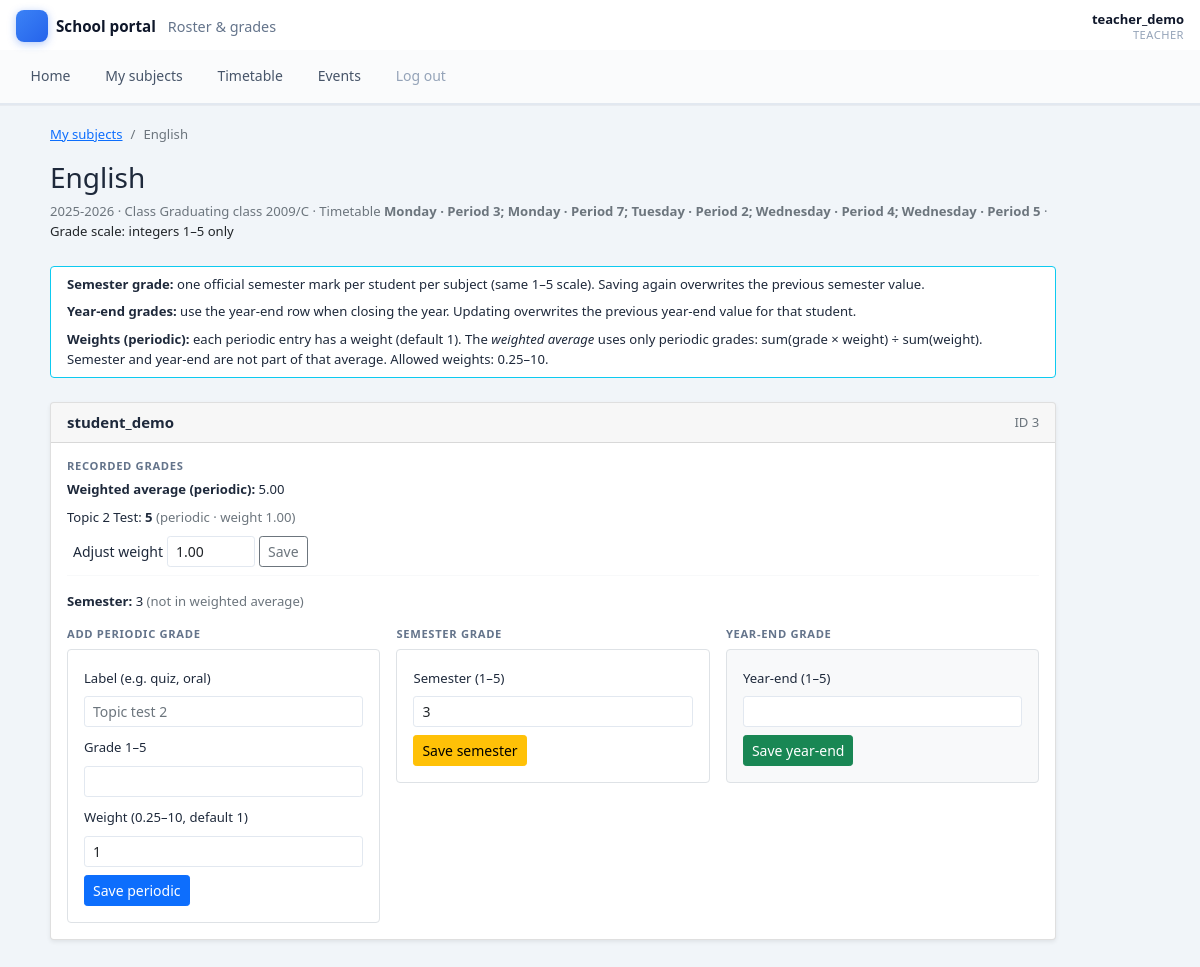
The app's page /teacher_assignment.php?assignment_id=2&year_id=1 (signed in) with its own data.
### tables this page shows
CREATE TABLE IF NOT EXISTS `class_subject_assignments` (
  `id` int UNSIGNED NOT NULL AUTO_INCREMENT,
  `academic_year_id` int UNSIGNED NOT NULL,
  `class_id` int UNSIGNED NOT NULL,
  `subject_id` int UNSIGNED NOT NULL,
  `teacher_user_id` int NOT NULL COMMENT 'Must match users.id type (signed INT)',
  `timetable_day` tinyint UNSIGNED NOT NULL DEFAULT '0' COMMENT '0 unset; 1=Mon .. 7=Sun',
  `timetable_slot` tinyint UNSIGNED NOT NULL DEFAULT '0' COMMENT '0 unset; 1ÔÇô12 period',
  `created_at` timestamp NOT NULL DEFAULT CURRENT_TIMESTAMP,
  PRIMARY KEY (`id`),
  UNIQUE KEY `uq_assignment` (`academic_year_id`,`class_id`,`subject_id`),
  KEY `idx_assignment_teacher_year` (`teacher_user_id`,`academic_year_id`),
  KEY `idx_assignment_class_year` (`class_id`,`academic_year_id`),
  KEY `fk_csa_subject` (`subject_id`)
);

CREATE TABLE IF NOT EXISTS `subjects` (
  `id` int UNSIGNED NOT NULL AUTO_INCREMENT,
  `title` varchar(160) NOT NULL,
  `description` text,
  `required_books` text,
  `lessons_outline` text COMMENT 'Topics / lesson structure',
  `created_at` timestamp NOT NULL DEFAULT CURRENT_TIMESTAMP,
  PRIMARY KEY (`id`),
  UNIQUE KEY `uq_subjects_title` (`title`)
);

CREATE TABLE IF NOT EXISTS `academic_years` (
  `id` int UNSIGNED NOT NULL AUTO_INCREMENT,
  `label` varchar(32) NOT NULL COMMENT 'e.g. 2025-2026',
  `date_start` date NOT NULL,
  `date_end` date NOT NULL,
  `is_current` tinyint(1) NOT NULL DEFAULT '0',
  `created_at` timestamp NOT NULL DEFAULT CURRENT_TIMESTAMP,
  PRIMARY KEY (`id`),
  UNIQUE KEY `uq_academic_years_label` (`label`)
);

CREATE TABLE IF NOT EXISTS `classes` (
  `id` int UNSIGNED NOT NULL AUTO_INCREMENT,
  `start_date` date NOT NULL COMMENT 'Class cohort start',
  `class_code` varchar(32) NOT NULL COMMENT 'e.g. 2009/C',
  `display_name` varchar(128) DEFAULT NULL,
  `created_at` timestamp NOT NULL DEFAULT CURRENT_TIMESTAMP,
  PRIMARY KEY (`id`),
  UNIQUE KEY `uq_class_identity` (`start_date`,`class_code`)
);

CREATE TABLE IF NOT EXISTS `users` (
  `id` int NOT NULL AUTO_INCREMENT,
  `username` varchar(50) NOT NULL,
  `password` varchar(255) NOT NULL,
  `role` enum('student','teacher','administrator','super_administrator') NOT NULL DEFAULT 'student',
  `created_at` timestamp NULL DEFAULT CURRENT_TIMESTAMP,
  `is_active` tinyint(1) NOT NULL DEFAULT '1' COMMENT '0 = blocked from login',
  PRIMARY KEY (`id`),
  UNIQUE KEY `username` (`username`)
);

CREATE TABLE IF NOT EXISTS `grades` (
  `id` int UNSIGNED NOT NULL AUTO_INCREMENT,
  `class_subject_assignment_id` int UNSIGNED NOT NULL,
  `student_user_id` int NOT NULL COMMENT 'Must match users.id type (signed INT)',
  `grade_value` varchar(32) NOT NULL,
  `weight` decimal(6,2) NOT NULL DEFAULT '1.00' COMMENT 'Relative importance in weighted periodic average',
  `grade_type` enum('periodic','year_end','semester') NOT NULL,
  `label` varchar(64) DEFAULT NULL COMMENT 'e.g. oral, test — for periodic entries',
  `entered_by_user_id` int NOT NULL COMMENT 'Must match users.id type (signed INT)',
  `created_at` timestamp NOT NULL DEFAULT CURRENT_TIMESTAMP,
  `updated_at` timestamp NULL DEFAULT NULL ON UPDATE CURRENT_TIMESTAMP,
  PRIMARY KEY (`id`),
  KEY `idx_grades_student_assignment` (`student_user_id`,`class_subject_assignment_id`),
  KEY `idx_grades_assignment` (`class_subject_assignment_id`),
  KEY `fk_grade_entered_by` (`entered_by_user_id`)
);

### teacher_assignment.php (the view, shortened to what the rows shown need)
<?php
require_once __DIR__ . '/includes/authz.php';
require_once __DIR__ . '/dbConnect.php';
require_once __DIR__ . '/includes/teacher_data.php';
require_once __DIR__ . '/includes/grade_weights.php';
require_once __DIR__ . '/includes/timetable_slots.php';
$tid = (int) current_user_id();
$assignmentId = (int) ($_GET['assignment_id'] ?? 0);
$assign = teacher_assignment_for_teacher($mysqli, $tid, $assignmentId);
$ttSlots = timetable_slots_list($mysqli, $assignmentId);
$ttHdr = timetable_slots_summary_string($ttSlots);
$yearId = (int) $assign['academic_year_id'];
$classId = (int) $assign['class_id'];
$rosterTotal = teacher_roster_count($mysqli, $classId, $yearId);
$rosterPage = max(1, (int) ($_GET['page'] ?? 1));
$roster = teacher_roster_page($mysqli, $classId, $yearId, $rosterPage);
$grades = teacher_grades_for_assignment($mysqli, $assignmentId);
$gradesByStudent = [];
foreach ($grades as $g) {
    $sid = (int) $g['student_user_id'];
    if (!isset($gradesByStudent[$sid])) {
        $gradesByStudent[$sid] = ['periodic' => [], 'year_end' => null, 'semester' => null];
    }
    $gt = (string) $g['grade_type'];
    if ($gt === 'year_end') {
        $gradesByStudent[$sid]['year_end'] = $g;
    } elseif ($gt === 'semester') {
        $gradesByStudent[$sid]['semester'] = $g;
    } elseif ($gt === 'periodic') {
        $gradesByStudent[$sid]['periodic'][] = $g;
    }
}
?>
<div class="row">
  <div class="col-lg-11">
    <nav aria-label="breadcrumb">
      <ol class="breadcrumb small">
        <li class="breadcrumb-item"><a href="teacher_assignments.php<?php echo teacher_year_q($yearId); ?>">My subjects</a></li>
        <li class="breadcrumb-item active"><?php echo htmlspecialchars((string) $assign['subject_title'], ENT_QUOTES, 'UTF-8'); ?></li>
      </ol>
    </nav>
    <h1 class="h3 mb-2"><?php echo htmlspecialchars((string) $assign['subject_title'], ENT_QUOTES, 'UTF-8'); ?></h1>
    <p class="text-muted small mb-4">
      <?php echo htmlspecialchars((string) $assign['year_label'], ENT_QUOTES, 'UTF-8'); ?>
      · Class <?php echo htmlspecialchars((string) ($assign['display_name'] ?: $assign['class_code']), ENT_QUOTES, 'UTF-8'); ?>
      <?php if ($ttHdr !== '—'): ?>
        · Timetable <strong><?php echo htmlspecialchars($ttHdr, ENT_QUOTES, 'UTF-8'); ?></strong>
      <?php endif; ?>
      · <span class="text-dark">Grade scale: integers 1–5 only</span>
    </p>
    <div class="card border-info mb-4">
      <div class="card-body py-2">
      </div>
    </div>
    <?php foreach ($roster as $student): ?>
      <?php
        $sid = (int) $student['student_id'];
        $sun = htmlspecialchars((string) $student['username'], ENT_QUOTES, 'UTF-8');
        $periodicList = $gradesByStudent[$sid]['periodic'] ?? [];
        $ye = $gradesByStudent[$sid]['year_end'] ?? null;
        $sem = $gradesByStudent[$sid]['semester'] ?? null;
        $weightedAvg = weighted_periodic_grade_average($periodicList);
      ?>
      <div class="card shadow-sm mb-4">
        <div class="card-header py-2 d-flex justify-content-between align-items-center">
          <strong><?php echo $sun; ?></strong>
          <span class="small text-muted">ID <?php echo $sid; ?></span>
        </div>
        <div class="card-body">
          <h3 class="h6">Recorded grades</h3>
          <?php if ($periodicList === [] && $ye === null && $sem === null): ?>
            <p class="small text-muted">No grades yet.</p>
          <?php else: ?>
            <p class="small mb-2"><strong>Weighted average (periodic):</strong> <?php echo htmlspecialchars(format_grade_average($weightedAvg), ENT_QUOTES, 'UTF-8'); ?></p>
            <ul class="small mb-3 list-unstyled">
              <?php foreach ($periodicList as $pg): ?>
                <?php
                  $pw = isset($pg['weight']) ? (float) $pg['weight'] : grade_weight_default();
                  $pwDisp = htmlspecialchars(number_format($pw, 2, '.', ''), ENT_QUOTES, 'UTF-8');
                ?>
                <li class="mb-3 pb-2 border-bottom border-light">
                  <?php echo htmlspecialchars((string) $pg['label'], ENT_QUOTES, 'UTF-8'); ?>:
                  <strong><?php echo htmlspecialchars((string) $pg['grade_value'], ENT_QUOTES, 'UTF-8'); ?></strong>
                  <span class="text-muted">(periodic · weight <?php echo $pwDisp; ?>)</span>
                  <form method="post" class="row row-cols-sm-auto g-1 align-items-center mt-1 ms-1">
                    <div class="col-auto"><label class="col-form-label col-form-label-sm mb-0">Adjust weight</label></div>
                    <div class="col-auto">
                      <input class="form-control form-control-sm" type="number" name="weight" step="0.25" min="<?php echo (float) GRADE_WEIGHT_MIN; ?>" max="<?php echo (float) GRADE_WEIGHT_MAX; ?>" value="<?php echo htmlspecialchars(number_format($pw, 2, '.', ''), ENT_QUOTES, 'UTF-8'); ?>" required style="width:5.5rem" title="Weight for this entry">
                    </div>
                    <div class="col-auto">
                      <button type="submit" class="btn btn-sm btn-outline-secondary">Save</button>
                    </div>
                  </form>
                </li>
              <?php endforeach; ?>
              <?php if ($sem !== null): ?>
                <li class="mb-2"><strong>Semester:</strong> <?php echo htmlspecialchars((string) $sem['grade_value'], ENT_QUOTES, 'UTF-8'); ?> <span class="text-muted">(not in weighted average)</span></li>
              <?php endif; ?>
            </ul>
          <?php endif; ?>
          <div class="row g-3">
            <div class="col-lg-4">
              <h4 class="h6">Add periodic grade</h4>
              <form method="post" class="border rounded p-3 bg-white">
                <div class="mb-2">
                  <label class="form-label small">Label (e.g. quiz, oral)</label>
                  <input class="form-control form-control-sm" name="label" maxlength="64" placeholder="Topic test 2">
                </div>
                <div class="mb-2">
                  <label class="form-label small">Grade 1–5</label>
                  <input class="form-control form-control-sm" name="grade_value" required pattern="[1-5]" title="1 to 5">
                </div>
                <div class="mb-2">
                  <label class="form-label small">Weight (<?php echo GRADE_WEIGHT_MIN; ?>–<?php echo GRADE_WEIGHT_MAX; ?>, default 1)</label>
                  <input class="form-control form-control-sm" type="number" name="weight" step="0.25" min="<?php echo (float) GRADE_WEIGHT_MIN; ?>" max="<?php echo (float) GRADE_WEIGHT_MAX; ?>" value="1" title="Higher weight counts more in the periodic average">
                </div>
                <button type="submit" class="btn btn-sm btn-primary">Save periodic</button>
              </form>
            </div>
            <div class="col-lg-4">
              <h4 class="h6">Semester grade</h4>
              <form method="post" class="border rounded p-3 bg-white">
                <div class="mb-2">
                  <label class="form-label small">Semester (1–5)</label>
                  <input class="form-control form-control-sm" name="grade_value" required pattern="[1-5]" title="1 to 5" value="<?php echo $sem !== null ? htmlspecialchars((string) $sem['grade_value'], ENT_QUOTES, 'UTF-8') : ''; ?>">
                </div>
                <button type="submit" class="btn btn-sm btn-warning">Save semester</button>
              </form>
            </div>
            <div class="col-lg-4">
              <h4 class="h6">Year-end grade</h4>
              <form method="post" class="border rounded p-3 bg-light">
                <div class="mb-2">
                  <label class="form-label small">Year-end (1–5)</label>
                  <input class="form-control form-control-sm" name="grade_value" required pattern="[1-5]" title="1 to 5" value="<?php echo $ye !== null ? htmlspecialchars((string) $ye['grade_value'], ENT_QUOTES, 'UTF-8') : ''; ?>">
                </div>
                <button type="submit" class="btn btn-sm btn-success">Save year-end</button>
              </form>
            </div>
          </div>
        </div>
      </div>
    <?php endforeach; ?>
  </div>
</div>
<?php
require __DIR__ . '/includes/dashboard_shell.php';

### records on screen
class_subject_assignments: subject.title "English", academic_year.label "2025-2026", class.display_name "Graduating class 2009/C"
users: username "student_demo", id "3", id "5.00", grade_value "3"
grades: label "Topic 2 Test", grade_value "5", weight "1.00"

### other values on screen
$pageTitle "Roster & grades"
$displayName "teacher_demo"
$roleLabel "TEACHER"
$label "Home"
$label "My subjects"
$label "Timetable"
$label "Events"
$label "Log out"
$ttHdr "Monday · Period 3; Monday · Period 7; Tuesday · Period 2; Wednesday · Period 4; Wednesday · Period 5"
GRADE_WEIGHT_MIN "0.25"
GRADE_WEIGHT_MAX "10"
